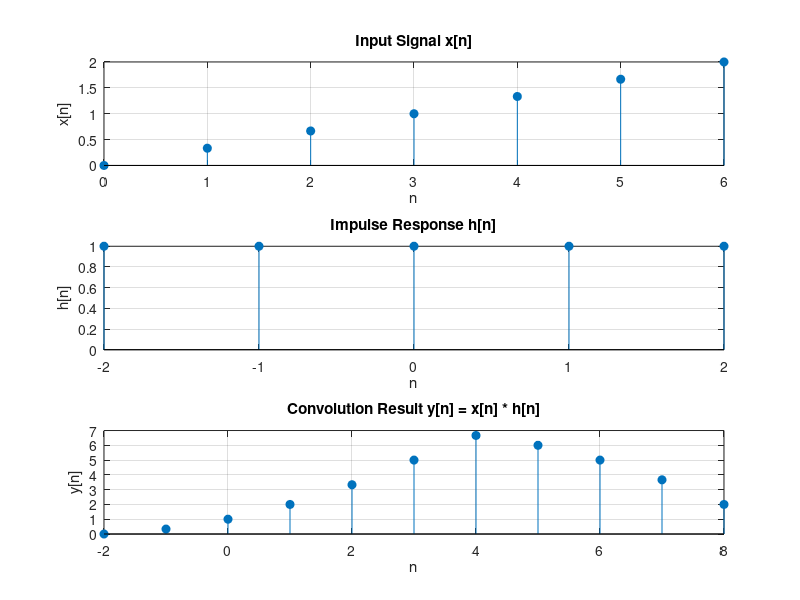

Reproduce this figure in MATLAB.
% Define the signal x[n]
n_x = 0:6;  % Indices for x[n]
x = (1/3) * n_x;  % x[n] = (1/3) * n for 0 <= n <= 6
 
% Define the signal h[n]
n_h = -2:2;  % Indices for h[n]
h = ones(size(n_h));  % h[n] = 1 for -2 <= n <= 2
 
% Perform the convolution
y = conv(x, h);
 
% Define the time indices for the result
n_y = (n_x(1) + n_h(1)):(n_x(end) + n_h(end));
 
% Plot the input signals and the convolution result
figure;
 
% Plot x[n]
subplot(3, 1, 1);
stem(n_x, x, 'filled');
title('Input Signal x[n]');
xlabel('n');
ylabel('x[n]');
grid on;
 
% Plot h[n]
subplot(3, 1, 2);
stem(n_h, h, 'filled');
title('Impulse Response h[n]');
xlabel('n');
ylabel('h[n]');
grid on;
 
% Plot the convolution result y[n]
subplot(3, 1, 3);
stem(n_y, y, 'filled');
title('Convolution Result y[n] = x[n] * h[n]');
xlabel('n');
ylabel('y[n]');
grid on;
 
% Display the convolution result
disp('Convolution result y[n]:');
disp(y);
